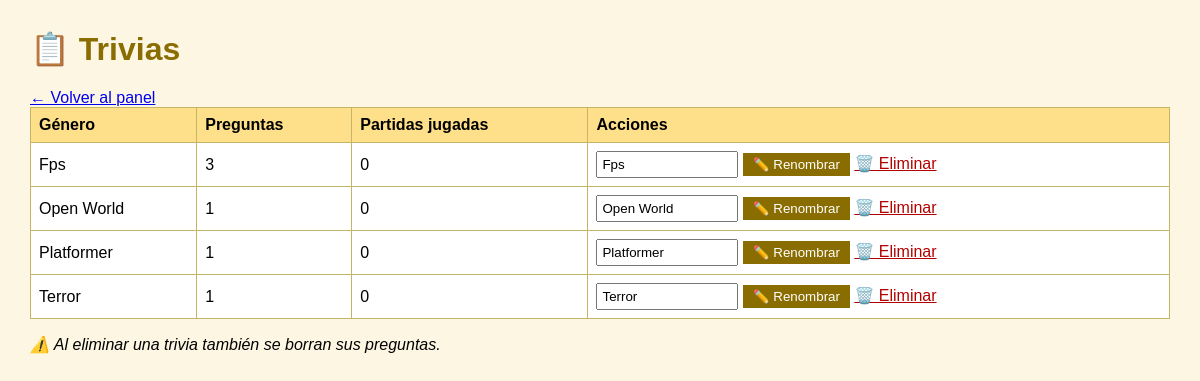
The page /admin/trivias on the database its author committed.
### tables this page shows
CREATE TABLE trivia (
        id INTEGER PRIMARY KEY AUTOINCREMENT,
        pregunta TEXT NOT NULL UNIQUE
    );

### main.py (the view)
@app.get("/admin/trivias")
def admin_trivias(request: Request, renombrar_id: int = 0, nuevo_genero: str = ""):
    conn = conectar_db()
    cursor = conn.cursor()
    if renombrar_id and nuevo_genero:
        nuevo_genero = nuevo_genero.strip()
        if nuevo_genero:
            cursor.execute(
                "SELECT id FROM trivia WHERE LOWER(pregunta) = LOWER(?)", (nuevo_genero,)
            )
            fila = cursor.fetchone()
            if not fila or fila["id"] == renombrar_id:
                cursor.execute(
                    "UPDATE trivia SET pregunta = ? WHERE id = ?",
                    (nuevo_genero, renombrar_id),
                )
                conn.commit()
        conn.close()
        return RedirectResponse("/admin/trivias", status_code=303)
    cursor.execute(
        """
        SELECT f.id, f.pregunta AS genero,
               COUNT(DISTINCT h.id) AS preguntas,
               COUNT(DISTINCT p.id) AS partidas
        FROM trivia f
        LEFT JOIN questions h ON h.trivia_id = f.id
        LEFT JOIN partidas p ON p.trivia_id = f.id
        GROUP BY f.id
        ORDER BY f.pregunta
        """
    )
    generos = [dict(row) for row in cursor.fetchall()]
    conn.close()
    return templates.TemplateResponse(
        request, name="admin_trivias.html", context={"generos": generos}
    )

### templates/admin_trivias.html (shortened to what this page needs)
<!DOCTYPE html>
<html lang="es">
<head>
</head>
<body>
    <h1>📋 Trivias</h1>
    <a href="/admin">← Volver al panel</a>
    {% if generos %}
    <table>
        <tr><th>Género</th><th>Preguntas</th><th>Partidas jugadas</th><th>Acciones</th></tr>
        {% for g in generos %}
        <tr>
            <td>{{ g["genero"] }}</td>
            <td>{{ g["preguntas"] }}</td>
            <td>{{ g["partidas"] }}</td>
            <td>
                <form class="inline" action="/admin/trivias" method="get" autocomplete="off">
                    <input type="text" name="nuevo_genero" value="{{ g['genero'] }}" required>
                    <button type="submit">✏️ Renombrar</button>
                </form>
                <a class="boton-eliminar" href="/admin/trivias/{{ g['id'] }}/eliminar">🗑️ Eliminar</a>
            </td>
        </tr>
        {% endfor %}
    </table>
    <p><em>⚠️ Al eliminar una trivia también se borran sus preguntas.</em></p>
    {% else %}
    <p>No hay trivias registradas. Crea una pregunta en <a href="/crear">Crear pregunta</a>.</p>
    {% endif %}
</body>
</html>

### templates/admin_trivias.html (style rules this page uses)
body { font-family: Arial, sans-serif; margin: 30px; background: #fdf6e3; }
h1 { color: #8a6d00; }
table { border-collapse: collapse; width: 100%; background: white; }
th, td { border: 1px solid #c5b565; padding: 8px; text-align: left; }
th { background: #ffe08a; }
form.inline { display: inline; }
input { padding: 4px; width: 130px; }
button { background: #8a6d00; color: white; border: none; padding: 4px 10px; cursor: pointer; }
a.boton-eliminar { color: #b30000; }

### rows shown on the page
trivia: genero "Fps", preguntas "3", partidas "0", nuevo_genero "Fps"
trivia: genero "Open World", preguntas "1", partidas "0", nuevo_genero "Open World"
trivia: genero "Platformer", preguntas "1", partidas "0", nuevo_genero "Platformer"
trivia: genero "Terror", preguntas "1", partidas "0", nuevo_genero "Terror"
